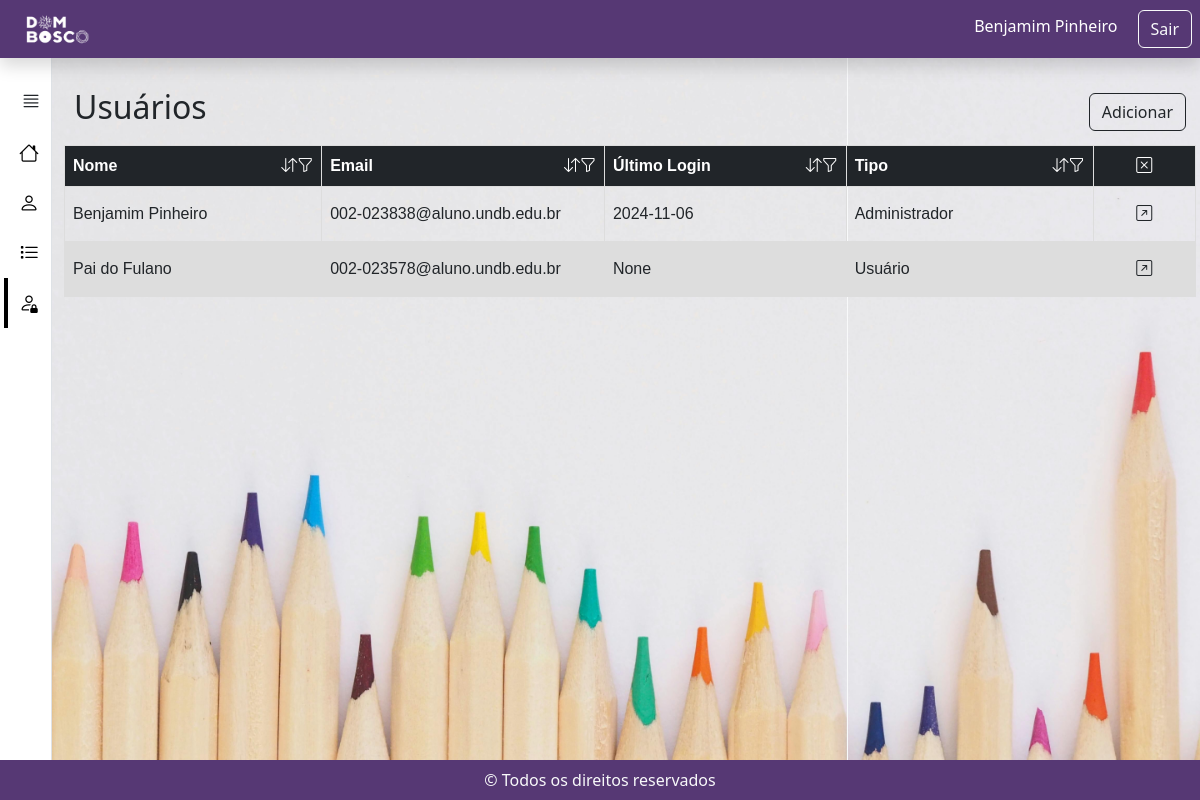
Screenshot of /usuarios (signed in) with the database file from the repository.
### tables this page shows
CREATE TABLE "tbl_undb_usuarios" (
	"id_usuario"	INTEGER NOT NULL,
	"nome_usuario"	TEXT NOT NULL,
	"email_usuario"	TEXT NOT NULL,
	"senha_usuario"	TEXT,
	"ult_data_login"	BLOB,
	"tipo_usuario"	BLOB NOT NULL,
	"assinatura"	BLOB,
	PRIMARY KEY("id_usuario" AUTOINCREMENT)
);

### app/controller/rotas.py (the view)
@app.route('/usuarios', methods=["GET", "POST"])
def all_usuarios():
    if current_user.tipo != 'Administrador':
        return redirect(url_for('home'))
    usuarios = utiles.to_df(functions.get_all_usuarios(), 'usuario')
    return render_template('usuarios.html', usuarios=usuarios)

### app/controller/rotas.py (called while the page is built)
@lm.user_loader
def load_user(id):
    db_loader = ModelUser()
    lm.session_protection = "strong"
    data = ModelUser.get_by_id(db_loader, id)
    return data

### app/model/ModelUser.py (called while the page is built)
    def _connecting(self):
        conn = sqlite3.connect(self._nome)
        return conn

    @classmethod
    def get_by_id(self, db_loader, id):
        cursor = db_loader._conn.cursor()
        sql = (
            f'SELECT * FROM tbl_undb_usuarios WHERE id_usuario={id}'
        )
        row = cursor.execute(sql).fetchone()
        if row != None:
            logged_user = pd.DataFrame(
                    [row],
                    columns=['id_usuario', 'nome_usuario', 'email_usuario', 'senha_usuario', 'ult_data_login', 'tipo_usuario', 'assinatura']
                )
            logged_user = Usuario(logged_user['id_usuario'][0], logged_user['email_usuario'][0], logged_user['senha_usuario'][0],
                            logged_user['nome_usuario'][0], logged_user['tipo_usuario'][0], logged_user['ult_data_login'][0])
            return logged_user
        else:
            return None

    @classmethod
    def call_get_query(self, db, query):
        temp = []
        results = []
        try:
            cursor = db._conn.cursor()
            cursor.execute(query)
            rows = cursor.fetchall()
            for row in rows:
                temp = [elem for elem in row]
                results.append(temp)
            db._conn.close()
            if results:
                return results
            else:
                return ''
        except Exception as ex:
            raise Exception(ex)

### app/model/functions.py (called while the page is built)
def get_all_usuarios():
    db = ModelUser()
    proc = "SELECT * FROM tbl_undb_usuarios"
    data = ModelUser.call_get_query(db, proc)
    return data

### app/templates/usuarios.html (shortened to what this page needs)
{% extends "base.html" %}
{% block navbar %}
<button class="nav-link text-start text-dark fw-bold nav-button"
    id="v-pills-home-tab colorButton" data-bs-toggle="pill" data-bs-target="#v-pills-home"
    type="button" role="tab" onclick="redireciona('home');" aria-controls="v-pills-home" aria-selected="false" title="Home"><i
    class="bi bi-house"></i> <span class="nav-text">Home</span></button>
<button class="nav-link text-start text-dark fw-bold nav-button" id="v-pills-contas-tab colorButton"
    data-bs-toggle="pill" data-bs-target="#v-pills-meus-dados" type="button" role="tab"
    aria-controls="v-pills-meus-dados" onclick="redireciona('meusDados')" aria-selected="false" title="Meus Dados"><i class="bi bi-person"></i></button>
<button class="nav-link text-start text-dark fw-bold nav-button" id="v-pills-opt-tab colorButton"
    data-bs-toggle="pill" data-bs-target="#v-pills-opt" type="button" role="tab" onclick="redireciona('all_chamados')"
    aria-controls="v-pills-opt" aria-selected="false" title="Atendimentos"><i class="bi bi-list-task"></i>
    <span class="nav-text">Chamados</span></button>
{% if current_user.tipo == 'Administrador' %}
<button class="nav-link active text-start text-start text-dark fw-bold nav-button" id="v-pills-adm-tab colorButton"
    data-bs-toggle="pill" data-bs-target="#v-pills-adm" type="button" role="tab" onclick="redireciona('admin')"
    aria-controls="v-pills-adm" aria-selected="true" title="Administrador"><i class="bi bi-person-lock"></i>
    <span class="nav-text">Administrador</span></button>
{% endif %}
{% endblock %}
{% block content %}
        <div class="tab-pane fade show active" id="v-pills-contas" role="tabpanel"
            aria-labelledby="v-pills-chamados-tab" tabindex="0">
            <div class="nav"
                style="display: flex; justify-content: space-between; align-items: center; padding: 10px;">
                <div>
                    <h1 class="h2">Usuários</h1>
                </div>
                <div class="d-flex">
                    <a class="btn btn-outline-dark" href="{{ url_for('add_usuario') }}">Adicionar</a>
                </div>
            </div>
            <div class="table-responsive">
                <table class="table" id="contaTable">
                    <thead class="table-dark">
                        <tr>
                            <th class="reg-th" scope="col">Nome
                                <button class="btn-icon"
                                    onclick="toggleSearchBar(0, 'contaTable', 'pesquisaNomeConta', 'nomeIconConta')">
                                    <i class="bi bi-funnel" id="nomeIconConta"></i>
                                </button>
                                <button class="btn-icon" onclick="toggleSort(0, 'contaTable')"><i
                                        class="bi bi-arrow-down-up"></i></button>
                            </th>
                            <th class="reg-th" scope="col">Email
                                <button class="btn-icon"
                                    onclick="toggleSearchBar(1, 'contaTable', 'pesquisaTipoConta', 'tipoIconConta')">
                                    <i class="bi bi-funnel" id="tipoIconConta"></i>
                                </button>
                                <button class="btn-icon" onclick="toggleSort(1, 'contaTable')"><i
                                        class="bi bi-arrow-down-up"></i></button>
                            </th>
                            <th class="reg-th" scope="col">Último Login
                                <button class="btn-icon"
                                    onclick="toggleSearchBar(2, 'contaTable', 'pesquisaAreaConta', 'areaIconConta')">
                                    <i class="bi bi-funnel" id="areaIconConta"></i>
                                </button>
                                <button class="btn-icon" onclick="toggleSort(2, 'contaTable')"><i
                                        class="bi bi-arrow-down-up"></i></button>
                            </th>
                            <th class="reg-th" scope="col">Tipo
                                <button class="btn-icon"
                                    onclick="toggleSearchBar(3, 'contaTable', 'pesquisaRespConta', 'respIconConta')">
                                    <i class="bi bi-funnel" id="respIconConta"></i>
                                </button>
                                <button class="btn-icon" onclick="toggleSort(3, 'contaTable')"><i
                                        class="bi bi-arrow-down-up"></i></button>
                            </th>
                            <th scope="col" class="text-center last-th">
                                <button class="btn-icon" style="float:none"
                                    onclick="resetFiltros('contaTable')" title="Limpar Filtros">
                                    <i class="bi bi-x-square"></i>
                                </button>
                            </th>
                        </tr>
                    </thead>
                        <tbody>
                        {% for index, row in usuarios.iterrows() %}
                            <tr>
                                <td class="reg-td">{{ row['nome_usuario'] }}</td>
                                <td class="reg-td">{{ row['email_usuario'] }}</td>
                                <td class="reg-td">{{ row['ult_data_login'] }}</td>
                                <td class="reg-td">{{ row['tipo_usuario'] }}</td>
                                <td class="text-center last-td">
                                    <a class="btn"
                                        href="{{ url_for('view_usuario', id_usuario = row['id_usuario']) }}">
                                        <i class="bi bi-arrow-up-right-square"></i>
                                    </a>
                                </td>
                            </tr>
                        {% endfor %}
                    </tbody>
                </table>
            </div>
        </div>
{% endblock %}

### app/templates/base.html (shortened to what this page needs)
<!DOCTYPE html>
<html lang="pt-BR">
<head>
    <link rel="stylesheet" href="https://cdn.jsdelivr.net/npm/bootstrap-icons@1.11.3/font/bootstrap-icons.min.css">
    <link href="https://cdn.jsdelivr.net/npm/bootstrap@5.2.3/dist/css/bootstrap.min.css" rel="stylesheet"
>
    <link rel="stylesheet" href="{{ url_for('static', filename='styles.css') }}">
</head>
<body onload="carregaLogo()">
    <body class="bg-light">
        <header class="navbar navbar-dark sticky-top bg-dark flex-md-nowrap p-2 shadow">
            <a class="navbar-brand col-md-3 col-lg-2 me-0 px-3" href="{{ url_for('home') }}"><img
                    style="height: auto; max-width: 40%;"
                    id="logo-here"
                    alt="Main pi logo cmyk blue 140px"></a>
            <div class="navbar-nav">
                <div class="d-flex">
                    <span class="navbar-brand p-1 fs-6">{{current_user.nome}}</span>
                    <a class="btn btn-outline-light" href="{{ url_for('logout') }}">Sair</a>
                </div>
            </div>
        </header>
        <div class="container-fluid">
            <div class="d-flex row">
                <nav id="sidebar" class="sidebar border-end collapsed"
                    style="border-right: 1px solid #333; background-color: white;">
                    <div class="position-sticky pt-3">
                        <div class="nav flex-column nav-pills ali" id="v-pills-tab" role="tablist" style="height: 850px;"
                            aria-orientation="vertical">
                            <button class="nav-link text-start text-dark fw-bold toggle-btn" onclick="toggleNavbar()"><i
                                    class="bi bi-justify"></i></button>
                            {% block navbar %}{% endblock %}
                        </div>
                    </div>
                </nav>
            <main class="col-md-12 bg-here">
                <div class="tab-content" id="v-pills-tabContent">
                    {% block content %}{% endblock %}
                </div>
            </main>
        </div>
    </div>
    {% block footer %}
    <footer class="footer">
        <div class="text-center text-light p-2" style="background-color: #563874;">
            © Todos os direitos reservados
        </div>
    </footer>
    {% endblock %}
</body>
</html>

### app/static/styles.css (style rules this page uses)
body { margin: 0; }
.d-flex { display: flex; }
.nav-pills .nav-link.active { background-color: black; color: white !important; }
footer { position: fixed; height: 2.5rem; width: 100%; bottom: 0; z-index: 1050; background-color: #212529 !important }
.table { font-family: arial, sans-serif; border-collapse: collapse; }
.row>* { flex-shrink: 1; }
tr:nth-child(even) { background-color: #dddddd; }
.reg-td { border: 1px solid #dddddd; text-align: left; vertical-align: middle; width: 20vw; padding: 8px; position: relative; max-width: 20vw; line-height: 4vh; overflow: hidden; white-space: nowrap; }
.reg-th { border: 1px solid #dddddd; text-align: left; vertical-align: top; width: 25vw; padding: 8px; position: relative; }
.last-th, .last-td { border: 1px solid #dddddd; text-align: center; padding: 8px; width: 10vw !important; vertical-align: middle; }
.btn-icon { background: none; border: none; padding: 0; cursor: pointer; margin-right: 0; float: right; }
.btn-icon i { font-size: 1rem; color: white; }
.sidebar { width: 250px; height: 100vh; transition: width 0.3s; position: fixed; overflow: hidden; z-index: 1000; }
.sidebar .nav-link { display: flex; align-items: center; padding: 10px 15px; }
.sidebar .nav-link i { font-size: 20px; margin-right: 8px; }
.sidebar .toggle-btn { margin: 2px; }
.sidebar.collapsed { width: 60px; }
.sidebar.collapsed .nav-link i { display: block; }
main { padding: 3px; flex-grow: 1; margin-left: 250px; padding: 20px; transition: margin-left 0.3s; }
.sidebar.collapsed+main { margin-left: 60px; }
.sidebar.collapsed .nav-button.active::before { content: ""; position: absolute; top: 0; left: 0; width: 4px; height: 100%; background-color: #000000; z-index: 1; transition: background-color 0.3s; }
.sidebar.collapsed .nav-pills .nav-link.active { background-color: #ffffff; }
.sidebar.collapsed .nav-button { position: relative; font-size: 16px; border: none; background-color: #ffffff; color: black !important; cursor: pointer; border-radius: 4px; transition: background-color 0.3s; }
.container-fluid { --bs-gutter-x: 0.5rem; overflow: hidden; }

### app/templates/base.html (style rules this page uses)
body::before { content: ""; background-image: url("../static/resources/background.png"); background-size: cover; background-position: center; background-repeat: no-repeat; position: fixed; top: 0; left: 0; width: 100vw; height: 100vh; z-index: -1; }
#logo-here { width: auto; height: 6vh; }
.bg-dark { background-color: #563874 !important; }

### rows the page displays
tbl_undb_usuarios: nome "Benjamim Pinheiro", nome_usuario "Benjamim Pinheiro", email_usuario "002-023838@aluno.undb.edu.br", ult_data_login "2024-11-06", tipo_usuario "Administrador"
tbl_undb_usuarios: nome_usuario "Pai do Fulano", email_usuario "002-023578@aluno.undb.edu.br", tipo_usuario "Usuário"

### other values shown
{{ row['ult_data_login'] }} "None"
